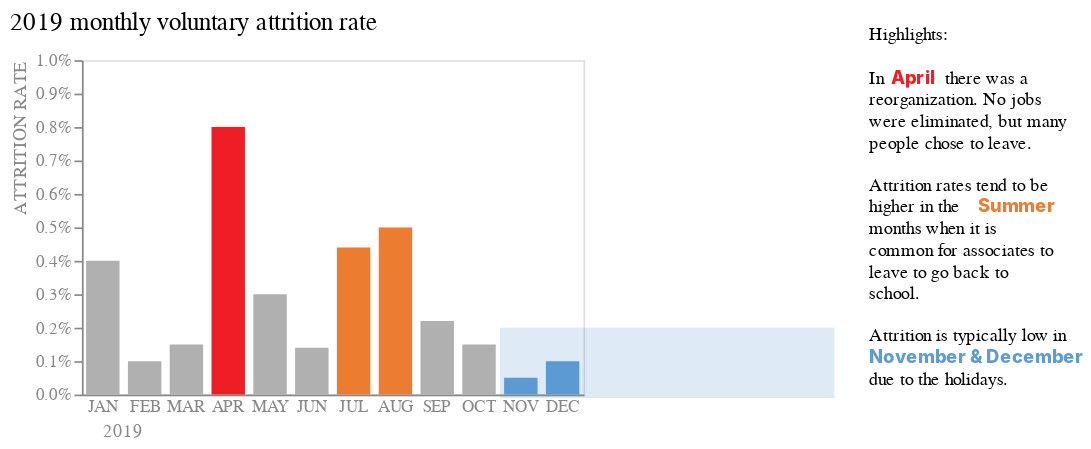

Here is the notebook cell this chart was saved with:
### Markdown cell above
We can combine different principles, such enclosure with similarity (using the rectangles and the colored keywords).

### Code cell
bar_highlight_color + rect_april_color | (text_april_blank2 + text_april_color 
                                 + text_summer_blank2 + text_summer_color 
                                 + text_nov_dec_blank2 + text_nov_dec_color)

### Figure 1 — Vega-Lite specification as saved in the notebook (floating-point values rounded to 4 significant figures)
{"config": {"view": {"continuousWidth": 300, "continuousHeight": 300}}, "hconcat": [{"layer": [{"data": {"name": "data-0f748d12b71fa1969f524ef0b4d050d0"}, "mark": {"type": "bar", "size": 20}, "encoding": {"color": {"field": "Date", "legend": null, "scale": {"range": ["#b0b0b0", "#b0b0b0", "#b0b0b0", "#ed1e24", "#b0b0b0", "#b0b0b0", "#ec7c30", "#ec7c30", "#b0b0b0", "#b0b0b0", "#5d9bd1", "#5d9bd1"]}, "sort": null, "type": "nominal"}, "x": {"axis": {"labelAngle": 0, "labelColor": "#888888", "ticks": false, "titleAnchor": "start", "titleColor": "#888888", "titleFontWeight": "normal", "titleX": 12}, "field": "Date", "sort": null, "title": "2019", "type": "nominal"}, "y": {"axis": {"format": "%", "grid": false, "labelColor": "#888888", "tickCount": 10, "titleAnchor": "end", "titleColor": "#888888", "titleFontWeight": "normal"}, "field": "Rate", "scale": {"domain": [0, 0.01]}, "title": "ATTRITION RATE", "type": "quantitative"}}, "title": {"text": "2019 monthly voluntary attrition rate", "anchor": "start", "fontSize": 15, "fontWeight": "normal", "offset": 10}}, {"data": {"name": "data-04e931d655a49d81bb0fafa8be8a3ea8"}, "mark": {"type": "rect", "color": "#5d9bd1", "opacity": 0.2}, "encoding": {"x": {"value": 250}, "x2": {"value": 450}, "y": {"value": 160}, "y2": {"value": 202}}}], "height": 200, "width": 300}, {"layer": [{"data": {"name": "data-547bb088e9c8c00000f42a90929c9173"}, "mark": {"type": "text", "align": "left", "dx": -10, "dy": -25, "size": 11}, "encoding": {"text": {"field": "text", "type": "nominal"}}}, {"data": {"name": "data-f9846e3e8d56027489b8c959b216eeeb"}, "mark": {"type": "text", "align": "left", "color": "#ed1e24", "dx": 3, "dy": 1, "fontWeight": 800, "size": 11}, "encoding": {"text": {"field": "text", "type": "nominal"}}}, {"data": {"name": "data-e74a840aaa77e5e6cb5d77efd782561f"}, "mark": {"type": "text", "align": "left", "dx": -10, "dy": 65, "size": 11}, "encoding": {"text": {"field": "text", "type": "nominal"}}}, {"data": {"name": "data-bf0c0886e85857075dcfec6916d457fe"}, "mark": {"type": "text", "align": "left", "color": "#ec7c30", "dx": 55, "dy": 78, "fontWeight": 800, "size": 11}, "encoding": {"text": {"field": "text", "type": "nominal"}}}, {"data": {"name": "data-50a41c20af379a6e5c8ff82d5b95345b"}, "mark": {"type": "text", "align": "left", "dx": -10, "dy": 155, "size": 11}, "encoding": {"text": {"field": "text", "type": "nominal"}}}, {"data": {"name": "data-56051377289bab148d95af94c7fc24d1"}, "mark": {"type": "text", "align": "left", "color": "#5d9bd1", "dx": -10, "dy": 168, "fontWeight": 800, "size": 11}, "encoding": {"text": {"field": "text", "type": "nominal"}}}]}], "$schema": "https://vega.github.io/schema/vega-lite/v5.15.1.json", "datasets": {"data-0f748d12b71fa1969f524ef0b4d050d0": [{"Date": "JAN", "Rate": 0.004, "# exits": 120}, {"Date": "FEB", "Rate": 0.001, "# exits": 30}, {"Date": "MAR", "Rate": 0.0015, "# exits": 45}, {"Date": "APR", "Rate": 0.008, "# exits": 240}, {"Date": "MAY", "Rate": 0.003, "# exits": 90}, {"Date": "JUN", "Rate": 0.0014, "# exits": 42}, {"Date": "JUL", "Rate": 0.0044, "# exits": 132}, {"Date": "AUG", "Rate": 0.005, "# exits": 150}, {"Date": "SEP", "Rate": 0.0022, "# exits": 66}, {"Date": "OCT", "Rate": 0.0015, "# exits": 45}, {"Date": "NOV", "Rate": 0.0005, "# exits": 15}, {"Date": "DEC", "Rate": 0.001, "# exits": 30}], "data-04e931d655a49d81bb0fafa8be8a3ea8": [{"values": {}}], "data-547bb088e9c8c00000f42a90929c9173": [{"text": ["Highlights:", " ", "In            there was a", "reorganization. No jobs", "were eliminated, but many", "people chose to leave."]}], "data-f9846e3e8d56027489b8c959b216eeeb": [{"text": ["April"]}], "data-e74a840aaa77e5e6cb5d77efd782561f": [{"text": ["Attrition rates tend to be", "higher in the", "months when it is", "common for associates to", "leave to go back to", "school."]}], "data-bf0c0886e85857075dcfec6916d457fe": [{"text": ["Summer"]}], "data-50a41c20af379a6e5c8ff82d5b95345b": [{"text": ["Attrition is typically low in", " ", "due to the holidays."]}], "data-56051377289bab148d95af94c7fc24d1": [{"text": ["November & December"]}]}}
